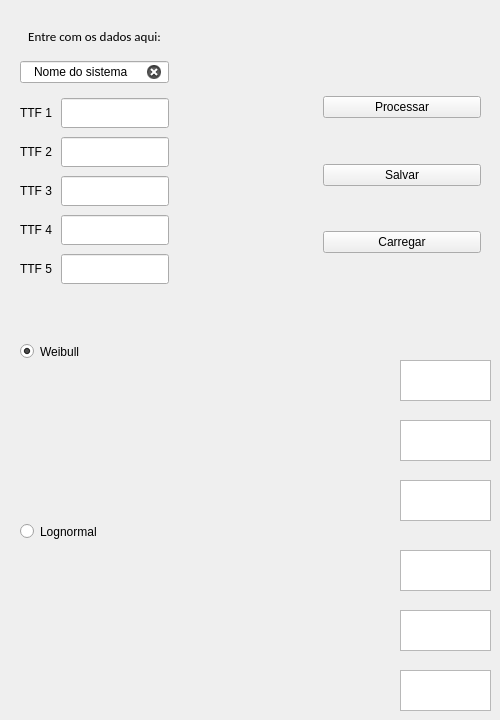
       <widget class="QWidget" name="Dados">
        <attribute name="title">
         <string> Dados</string>
        </attribute>
        <widget class="QWidget" name="verticalLayoutWidget_6">
         <property name="geometry">
          <rect>
           <x>350</x>
           <y>360</y>
           <width>31</width>
           <height>156</height>
          </rect>
         </property>
         <layout class="QVBoxLayout" name="verticalLayout_9">
          <item>
           <widget class="QLabel" name="label_4">
            <property name="styleSheet">
             <string notr="true">border-image: url(:/equations/equations/theta.png);</string>
            </property>
            <property name="text">
             <string>&lt;html&gt;&lt;head/&gt;&lt;body&gt;&lt;p&gt;&lt;br/&gt;&lt;/p&gt;&lt;/body&gt;&lt;/html&gt;</string>
            </property>
           </widget>
          </item>
          <item>
           <widget class="QLabel" name="label_5">
            <property name="styleSheet">
             <string notr="true">border-image: url(:/equations/equations/gamma.png);</string>
            </property>
            <property name="text">
             <string>&lt;html&gt;&lt;head/&gt;&lt;body&gt;&lt;p align=&quot;center&quot;&gt;&lt;br/&gt;&lt;/p&gt;&lt;/body&gt;&lt;/html&gt;</string>
            </property>
           </widget>
          </item>
          <item>
           <widget class="QLabel" name="label">
            <property name="minimumSize">
             <size>
              <width>0</width>
              <height>60</height>
             </size>
            </property>
            <property name="styleSheet">
             <string notr="true">image: url(:/equations/equations/r2_36.png);</string>
            </property>
            <property name="text">
             <string/>
            </property>
           </widget>
          </item>
         </layout>
        </widget>
        <widget class="QTextBrowser" name="mostrar_theta">
         <property name="geometry">
          <rect>
           <x>400</x>
           <y>360</y>
           <width>91</width>
           <height>41</height>
          </rect>
         </property>
         <property name="layoutDirection">
          <enum>Qt::LeftToRight</enum>
         </property>
        </widget>
        <widget class="QTextBrowser" name="mostrar_gamma">
         <property name="geometry">
          <rect>
           <x>400</x>
           <y>420</y>
           <width>91</width>
           <height>41</height>
          </rect>
         </property>
        </widget>
        <widget class="QLabel" name="label_2">
         <property name="geometry">
          <rect>
           <x>30</x>
           <y>380</y>
           <width>301</width>
           <height>71</height>
          </rect>
         </property>
         <property name="styleSheet">
          <string notr="true">border-image: url(:/equations/equations/weibull.png);</string>
         </property>
         <property name="text">
          <string>&lt;html&gt;&lt;head/&gt;&lt;body&gt;&lt;p&gt;&lt;br/&gt;&lt;/p&gt;&lt;/body&gt;&lt;/html&gt;</string>
         </property>
        </widget>
        <widget class="QWidget" name="horizontalLayoutWidget">
         <property name="geometry">
          <rect>
           <x>20</x>
           <y>20</y>
           <width>461</width>
           <height>270</height>
          </rect>
         </property>
         <layout class="QHBoxLayout" name="horizontalLayout_3">
          <property name="spacing">
           <number>9</number>
          </property>
          <property name="sizeConstraint">
           <enum>QLayout::SetNoConstraint</enum>
          </property>
          <item>
           <layout class="QVBoxLayout" name="verticalLayout_12">
            <property name="sizeConstraint">
             <enum>QLayout::SetFixedSize</enum>
            </property>
            <item>
             <widget class="QLabel" name="label_22">
              <property name="enabled">
               <bool>true</bool>
              </property>
              <property name="sizePolicy">
               <sizepolicy hsizetype="Preferred" vsizetype="Fixed">
                <horstretch>0</horstretch>
                <verstretch>12</verstretch>
               </sizepolicy>
              </property>
              <property name="minimumSize">
               <size>
                <width>0</width>
                <height>20</height>
               </size>
              </property>
              <property name="font">
               <font>
                <family>Calibri</family>
                <pointsize>10</pointsize>
               </font>
              </property>
              <property name="text">
               <string>Entre com os dados aqui:</string>
              </property>
              <property name="alignment">
               <set>Qt::AlignCenter</set>
              </property>
             </widget>
            </item>
            <item>
             <widget class="QLineEdit" name="lineEdit">
              <property name="enabled">
               <bool>true</bool>
              </property>
              <property name="focusPolicy">
               <enum>Qt::StrongFocus</enum>
              </property>
              <property name="text">
               <string>Nome do sistema</string>
              </property>
              <property name="frame">
               <bool>true</bool>
              </property>
              <property name="alignment">
               <set>Qt::AlignCenter</set>
              </property>
              <property name="clearButtonEnabled">
               <bool>true</bool>
              </property>
             </widget>
            </item>
            <item>
             <layout class="QVBoxLayout" name="verticalLayout_13" stretch="0,186,0,0,0">
              <property name="sizeConstraint">
               <enum>QLayout::SetMinimumSize</enum>
              </property>
              <item>
               <layout class="QHBoxLayout" name="horizontalLayout_18">
                <property name="sizeConstraint">
                 <enum>QLayout::SetFixedSize</enum>
                </property>
                <item>
                 <widget class="QLabel" name="label_23">
                  <property name="text">
                   <string>TTF 1</string>
                  </property>
                 </widget>
                </item>
                <item>
                 <widget class="QLineEdit" name="ttf1">
                  <property name="minimumSize">
                   <size>
                    <width>0</width>
                    <height>30</height>
                   </size>
                  </property>
                  <property name="alignment">
                   <set>Qt::AlignCenter</set>
                  </property>
                  <property name="clearButtonEnabled">
                   <bool>true</bool>
                  </property>
                 </widget>
                </item>
               </layout>
              </item>
              <item>
               <layout class="QHBoxLayout" name="horizontalLayout_19">
                <property name="sizeConstraint">
                 <enum>QLayout::SetFixedSize</enum>
                </property>
                <item>
                 <widget class="QLabel" name="label_24">
                  <property name="text">
                   <string>TTF 2</string>
                  </property>
                 </widget>
                </item>
                <item>
                 <widget class="QLineEdit" name="ttf2">
                  <property name="minimumSize">
                   <size>
                    <width>0</width>
                    <height>30</height>
                   </size>
                  </property>
                  <property name="alignment">
                   <set>Qt::AlignCenter</set>
                  </property>
                  <property name="clearButtonEnabled">
                   <bool>true</bool>
                  </property>
                 </widget>
                </item>
               </layout>
              </item>
              <item>
               <layout class="QHBoxLayout" name="horizontalLayout_20">
                <property name="sizeConstraint">
                 <enum>QLayout::SetFixedSize</enum>
                </property>
                <item>
                 <widget class="QLabel" name="label_25">
                  <property name="text">
                   <string>TTF 3</string>
                  </property>
                 </widget>
                </item>
                <item>
                 <widget class="QLineEdit" name="ttf3">
                  <property name="minimumSize">
                   <size>
                    <width>0</width>
                    <height>30</height>
                   </size>
                  </property>
                  <property name="alignment">
                   <set>Qt::AlignCenter</set>
                  </property>
                  <property name="clearButtonEnabled">
                   <bool>true</bool>
                  </property>
                 </widget>
                </item>
               </layout>
              </item>
              <item>
               <layout class="QHBoxLayout" name="horizontalLayout_21">
                <property name="sizeConstraint">
                 <enum>QLayout::SetFixedSize</enum>
                </property>
                <item>
                 <widget class="QLabel" name="label_26">
                  <property name="text">
                   <string>TTF 4</string>
                  </property>
                 </widget>
                </item>
                <item>
                 <widget class="QLineEdit" name="ttf4">
                  <property name="minimumSize">
                   <size>
                    <width>30</width>
                    <height>30</height>
                   </size>
                  </property>
                  <property name="alignment">
                   <set>Qt::AlignCenter</set>
                  </property>
                  <property name="clearButtonEnabled">
                   <bool>true</bool>
                  </property>
                 </widget>
                </item>
               </layout>
              </item>
              <item>
               <layout class="QHBoxLayout" name="horizontalLayout_22">
                <property name="sizeConstraint">
                 <enum>QLayout::SetFixedSize</enum>
                </property>
                <item>
                 <widget class="QLabel" name="label_27">
                  <property name="text">
                   <string>TTF 5</string>
                  </property>
                 </widget>
                </item>
                <item>
                 <widget class="QLineEdit" name="ttf5">
                  <property name="minimumSize">
                   <size>
                    <width>0</width>
                    <height>30</height>
                   </size>
                  </property>
                  <property name="alignment">
                   <set>Qt::AlignCenter</set>
                  </property>
                  <property name="clearButtonEnabled">
                   <bool>true</bool>
                  </property>
                 </widget>
                </item>
               </layout>
              </item>
             </layout>
            </item>
           </layout>
          </item>
          <item>
           <spacer name="horizontalSpacer_3">
            <property name="orientation">
             <enum>Qt::Horizontal</enum>
            </property>
            <property name="sizeHint" stdset="0">
             <size>
              <width>40</width>
              <height>20</height>
             </size>
            </property>
           </spacer>
          </item>
          <item>
           <layout class="QVBoxLayout" name="verticalLayout_8" stretch="0,0,0,0,0,0,0">
            <property name="sizeConstraint">
             <enum>QLayout::SetDefaultConstraint</enum>
            </property>
            <item>
             <spacer name="v_processar_salvar_3">
              <property name="orientation">
               <enum>Qt::Vertical</enum>
              </property>
              <property name="sizeHint" stdset="0">
               <size>
                <width>20</width>
                <height>80</height>
               </size>
              </property>
             </spacer>
            </item>
            <item>
             <widget class="QPushButton" name="processar_rede_2">
              <property name="minimumSize">
               <size>
                <width>158</width>
                <height>0</height>
               </size>
              </property>
              <property name="text">
               <string>Processar</string>
              </property>
             </widget>
            </item>
            <item>
             <spacer name="v_processar_salvar_2">
              <property name="orientation">
               <enum>Qt::Vertical</enum>
              </property>
              <property name="sizeHint" stdset="0">
               <size>
                <width>20</width>
                <height>40</height>
               </size>
              </property>
             </spacer>
            </item>
            <item>
             <widget class="QPushButton" name="salvar_dados_2">
              <property name="text">
               <string>Salvar</string>
              </property>
             </widget>
            </item>
            <item>
             <spacer name="v_salvar_carregar_2">
              <property name="orientation">
               <enum>Qt::Vertical</enum>
              </property>
              <property name="sizeHint" stdset="0">
               <size>
                <width>20</width>
                <height>40</height>
               </size>
              </property>
             </spacer>
            </item>
            <item>
             <widget class="QPushButton" name="carregar_dados_salvos_2">
              <property name="text">
               <string>Carregar</string>
              </property>
             </widget>
            </item>
            <item>
             <spacer name="v_processar_salvar_4">
              <property name="orientation">
               <enum>Qt::Vertical</enum>
              </property>
              <property name="sizeHint" stdset="0">
               <size>
                <width>20</width>
                <height>40</height>
               </size>
              </property>
             </spacer>
            </item>
           </layout>
          </item>
         </layout>
        </widget>
        <widget class="QLabel" name="label_17">
         <property name="geometry">
          <rect>
           <x>20</x>
           <y>550</y>
           <width>311</width>
           <height>81</height>
          </rect>
         </property>
         <property name="styleSheet">
          <string notr="true">border-image: url(:/equations/equations/lognormal_36.png);</string>
         </property>
         <property name="text">
          <string>&lt;html&gt;&lt;head/&gt;&lt;body&gt;&lt;p&gt;&lt;br/&gt;&lt;/p&gt;&lt;/body&gt;&lt;/html&gt;</string>
         </property>
        </widget>
        <widget class="QWidget" name="verticalLayoutWidget_14">
         <property name="geometry">
          <rect>
           <x>350</x>
           <y>550</y>
           <width>31</width>
           <height>156</height>
          </rect>
         </property>
         <layout class="QVBoxLayout" name="verticalLayout_21">
          <item>
           <widget class="QLabel" name="label_48">
            <property name="styleSheet">
             <string notr="true">border-image: url(:/equations/equations/mu_36.png);</string>
            </property>
            <property name="text">
             <string>&lt;html&gt;&lt;head/&gt;&lt;body&gt;&lt;p&gt;&lt;br/&gt;&lt;/p&gt;&lt;/body&gt;&lt;/html&gt;</string>
            </property>
           </widget>
          </item>
          <item>
           <widget class="QLabel" name="label_49">
            <property name="styleSheet">
             <string notr="true">border-image: url(:/equations/equations/sigma_36.png);</string>
            </property>
            <property name="text">
             <string>&lt;html&gt;&lt;head/&gt;&lt;body&gt;&lt;p align=&quot;center&quot;&gt;&lt;br/&gt;&lt;/p&gt;&lt;/body&gt;&lt;/html&gt;</string>
            </property>
           </widget>
          </item>
          <item>
           <widget class="QLabel" name="label_3">
            <property name="minimumSize">
             <size>
              <width>0</width>
              <height>60</height>
             </size>
            </property>
            <property name="styleSheet">
             <string notr="true">image: url(:/equations/equations/r2_36.png);</string>
            </property>
            <property name="text">
             <string/>
            </property>
           </widget>
          </item>
         </layout>
        </widget>
        <widget class="QTextBrowser" name="mostrar_mu">
         <property name="geometry">
          <rect>
           <x>400</x>
           <y>550</y>
           <width>91</width>
           <height>41</height>
          </rect>
         </property>
        </widget>
        <widget class="QTextBrowser" name="mostrar_sigma">
         <property name="geometry">
          <rect>
           <x>400</x>
           <y>610</y>
           <width>91</width>
           <height>41</height>
          </rect>
         </property>
        </widget>
        <widget class="QRadioButton" name="select_weibull">
         <property name="geometry">
          <rect>
           <x>20</x>
           <y>340</y>
           <width>119</width>
           <height>23</height>
          </rect>
         </property>
         <property name="text">
          <string>Weibull</string>
         </property>
         <property name="checked">
          <bool>true</bool>
         </property>
        </widget>
        <widget class="QRadioButton" name="select_lognormal">
         <property name="geometry">
          <rect>
           <x>20</x>
           <y>520</y>
           <width>119</width>
           <height>23</height>
          </rect>
         </property>
         <property name="text">
          <string>Lognormal</string>
         </property>
        </widget>
        <widget class="QTextBrowser" name="mostrar_r_weibull">
         <property name="geometry">
          <rect>
           <x>400</x>
           <y>480</y>
           <width>91</width>
           <height>41</height>
          </rect>
         </property>
         <property name="layoutDirection">
          <enum>Qt::LeftToRight</enum>
         </property>
        </widget>
        <widget class="QTextBrowser" name="mostrar_r_lognormal">
         <property name="geometry">
          <rect>
           <x>400</x>
           <y>670</y>
           <width>91</width>
           <height>41</height>
          </rect>
         </property>
         <property name="layoutDirection">
          <enum>Qt::LeftToRight</enum>
         </property>
        </widget>
       </widget>
